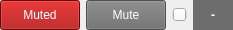
     <widget class="QWidget" name="VolumeSliderControl" native="true">
      <property name="sizePolicy">
       <sizepolicy hsizetype="Expanding" vsizetype="Fixed">
        <horstretch>0</horstretch>
        <verstretch>0</verstretch>
       </sizepolicy>
      </property>
      <property name="minimumSize">
       <size>
        <width>0</width>
        <height>0</height>
       </size>
      </property>
      <property name="maximumSize">
       <size>
        <width>0</width>
        <height>0</height>
       </size>
      </property>
      <layout class="QHBoxLayout" name="Layout_Volume">
       <property name="leftMargin">
        <number>0</number>
       </property>
       <property name="topMargin">
        <number>0</number>
       </property>
       <property name="rightMargin">
        <number>0</number>
       </property>
       <property name="bottomMargin">
        <number>0</number>
       </property>
       <item>
        <widget class="QPushButton" name="pushButtonUnMute">
         <property name="sizePolicy">
          <sizepolicy hsizetype="Fixed" vsizetype="Fixed">
           <horstretch>0</horstretch>
           <verstretch>0</verstretch>
          </sizepolicy>
         </property>
         <property name="minimumSize">
          <size>
           <width>80</width>
           <height>30</height>
          </size>
         </property>
         <property name="maximumSize">
          <size>
           <width>80</width>
           <height>30</height>
          </size>
         </property>
         <property name="styleSheet">
          <string notr="true">color: rgb(255, 255, 255);
background-color: rgb(164, 0, 0);
outline: none;</string>
         </property>
         <property name="text">
          <string>Muted</string>
         </property>
        </widget>
       </item>
       <item>
        <widget class="QPushButton" name="pushButtonMute">
         <property name="sizePolicy">
          <sizepolicy hsizetype="Fixed" vsizetype="Fixed">
           <horstretch>0</horstretch>
           <verstretch>0</verstretch>
          </sizepolicy>
         </property>
         <property name="minimumSize">
          <size>
           <width>80</width>
           <height>30</height>
          </size>
         </property>
         <property name="maximumSize">
          <size>
           <width>80</width>
           <height>30</height>
          </size>
         </property>
         <property name="styleSheet">
          <string notr="true">color: rgb(255, 255, 255);
background-color: #6d6d6d;
outline: none;</string>
         </property>
         <property name="text">
          <string>Mute</string>
         </property>
         <property name="flat">
          <bool>false</bool>
         </property>
        </widget>
       </item>
       <item>
        <widget class="QSlider" name="horizontalSliderVolume">
         <property name="sizePolicy">
          <sizepolicy hsizetype="Expanding" vsizetype="Minimum">
           <horstretch>0</horstretch>
           <verstretch>0</verstretch>
          </sizepolicy>
         </property>
         <property name="minimumSize">
          <size>
           <width>0</width>
           <height>30</height>
          </size>
         </property>
         <property name="styleSheet">
          <string notr="true">QSlider::groove:horizontal { background: #6d6d6d; height: 32px;}
QSlider::handle:horizontal { background: rgb(64, 191, 191); height: 52px; width: 52px; margin: 0 0;};
outline: none;</string>
         </property>
         <property name="maximum">
          <number>100</number>
         </property>
         <property name="orientation">
          <enum>Qt::Horizontal</enum>
         </property>
        </widget>
       </item>
       <item>
        <widget class="QLabel" name="volumeValueLabel">
         <property name="sizePolicy">
          <sizepolicy hsizetype="Preferred" vsizetype="Minimum">
           <horstretch>0</horstretch>
           <verstretch>0</verstretch>
          </sizepolicy>
         </property>
         <property name="minimumSize">
          <size>
           <width>40</width>
           <height>30</height>
          </size>
         </property>
         <property name="maximumSize">
          <size>
           <width>40</width>
           <height>16777215</height>
          </size>
         </property>
         <property name="font">
          <font>
           <weight>75</weight>
           <bold>true</bold>
          </font>
         </property>
         <property name="styleSheet">
          <string notr="true">color: rgb(255, 255, 255);
background-color: #6d6d6d;</string>
         </property>
         <property name="text">
          <string>-</string>
         </property>
         <property name="alignment">
          <set>Qt::AlignCenter</set>
         </property>
        </widget>
       </item>
      </layout>
     </widget>
